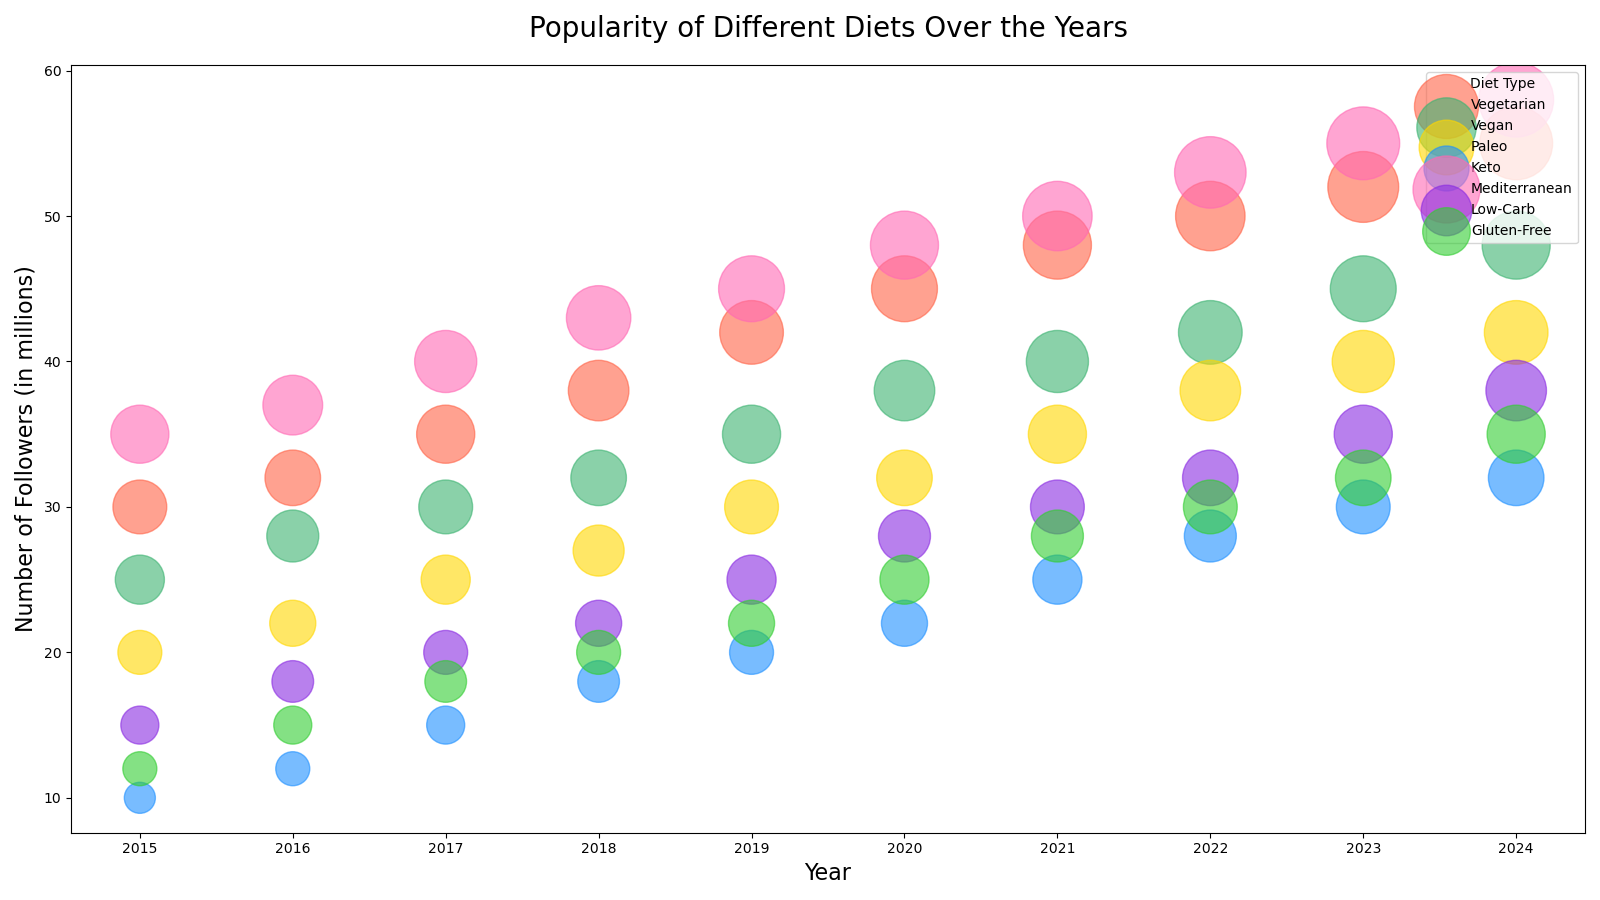

This chart was generated by the following Python code:

import matplotlib.pyplot as plt
import numpy as np

# Data
years = ['2015', '2016', '2017', '2018', '2019', '2020', '2021', '2022', '2023', '2024']
vegetarian = [30, 32, 35, 38, 42, 45, 48, 50, 52, 55]
vegan = [25, 28, 30, 32, 35, 38, 40, 42, 45, 48]
paleo = [20, 22, 25, 27, 30, 32, 35, 38, 40, 42]
keto = [10, 12, 15, 18, 20, 22, 25, 28, 30, 32]
mediterranean = [35, 37, 40, 43, 45, 48, 50, 53, 55, 58]
lowcarb = [15, 18, 20, 22, 25, 28, 30, 32, 35, 38]
glutenfree = [12, 15, 18, 20, 22, 25, 28, 30, 32, 35]

# Bubble sizes
bubble_scale = 50
vegetarian_sizes = np.array(vegetarian) * bubble_scale
vegan_sizes = np.array(vegan) * bubble_scale
paleo_sizes = np.array(paleo) * bubble_scale
keto_sizes = np.array(keto) * bubble_scale
mediterranean_sizes = np.array(mediterranean) * bubble_scale
lowcarb_sizes = np.array(lowcarb) * bubble_scale
glutenfree_sizes = np.array(glutenfree) * bubble_scale

fig, ax = plt.subplots(figsize=(16, 9))

# Create scatter points for each category
ax.scatter(years, vegetarian, s=vegetarian_sizes, color='#FF6347', alpha=0.6, label='Vegetarian')
ax.scatter(years, vegan, s=vegan_sizes, color='#3CB371', alpha=0.6, label='Vegan')
ax.scatter(years, paleo, s=paleo_sizes, color='#FFD700', alpha=0.6, label='Paleo')
ax.scatter(years, keto, s=keto_sizes, color='#1E90FF', alpha=0.6, label='Keto')
ax.scatter(years, mediterranean, s=mediterranean_sizes, color='#FF69B4', alpha=0.6, label='Mediterranean')
ax.scatter(years, lowcarb, s=lowcarb_sizes, color='#8A2BE2', alpha=0.6, label='Low-Carb')
ax.scatter(years, glutenfree, s=glutenfree_sizes, color='#32CD32', alpha=0.6, label='Gluten-Free')

# Chart title and labels
ax.set_title('Popularity of Different Diets Over the Years', fontsize=20, pad=20)
ax.set_xlabel('Year', fontsize=16)
ax.set_ylabel('Number of Followers (in millions)', fontsize=16)

# Legend
ax.legend(loc='upper right', title='Diet Type')

plt.tight_layout()
plt.show()
